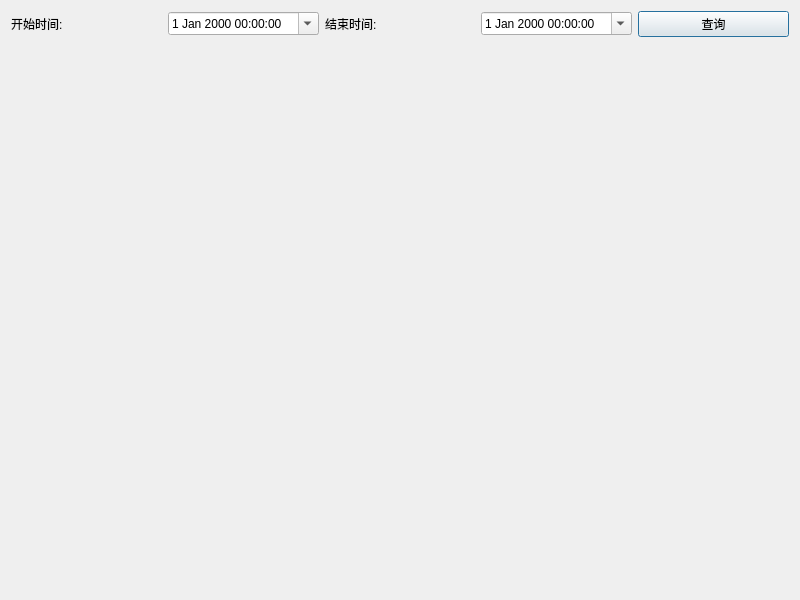
<?xml version="1.0" encoding="UTF-8"?>
<ui version="4.0">
    <class>ThermoHygroHistory</class>
    <widget class="QDialog" name="ThermoHygroHistory">
        <property name="geometry">
            <rect>
                <x>0</x>
                <y>0</y>
                <width>800</width>
                <height>600</height>
            </rect>
        </property>
        <property name="windowTitle">
            <string>温湿度历史记录</string>
        </property>
        <layout class="QVBoxLayout" name="verticalLayout">
            <item>
                <layout class="QHBoxLayout" name="horizontalLayout">
                    <item>
                        <widget class="QLabel" name="label">
                            <property name="text">
                                <string>开始时间:</string>
                            </property>
                        </widget>
                    </item>
                    <item>
                        <widget class="QDateTimeEdit" name="startDateTime">
                            <property name="calendarPopup">
                                <bool>true</bool>
                            </property>
                        </widget>
                    </item>
                    <item>
                        <widget class="QLabel" name="label_2">
                            <property name="text">
                                <string>结束时间:</string>
                            </property>
                        </widget>
                    </item>
                    <item>
                        <widget class="QDateTimeEdit" name="endDateTime">
                            <property name="calendarPopup">
                                <bool>true</bool>
                            </property>
                        </widget>
                    </item>
                    <item>
                        <widget class="QPushButton" name="queryButton">
                            <property name="text">
                                <string>查询</string>
                            </property>
                        </widget>
                    </item>
                </layout>
            </item>
            <item>
                <widget class="QCustomPlot" name="customPlot" native="true"/>
            </item>
        </layout>
    </widget>
    <customwidgets>
        <customwidget>
            <class>QCustomPlot</class>
            <extends>QWidget</extends>
            <header>qcustomplot.h</header>
        </customwidget>
    </customwidgets>
    <resources/>
    <connections/>
</ui>
